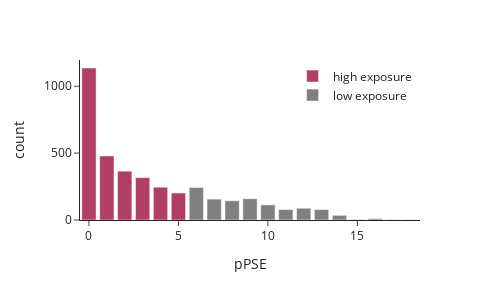
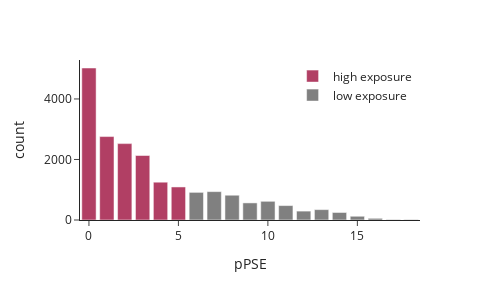
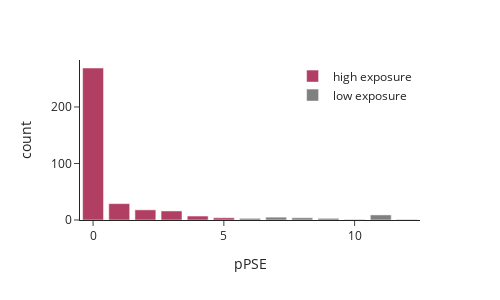
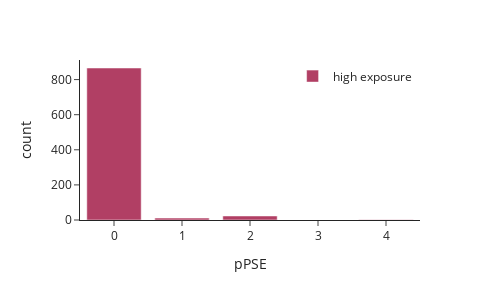

The code cell stored with these charts, in order, in its notebook:
### Code cell
#pPSE for residues which have PTMs
alphafold_ptms=pd.read_csv(r"c:\Users\marga\OneDrive\Desktop\summer project\alphafold_ptms.csv")
# Plot for glu PTMs 
glu_data = alphafold_ptms[alphafold_ptms["Glutathionylation"]==1]
glu_cont_prot= glu_data["protein_id"]
glu_cont_prot.to_csv(r"C:\Users\marga\Desktop\glu_cont_prot.csv")
glu_bincount = np.unique(glu_data['nAA_12_70_pae'].values, return_counts=True)
glu_bincount_df = pd.DataFrame({'pPSE': glu_bincount[0], 'count': glu_bincount[1]})
glu_bincount_df['cutoff'] = np.where(glu_bincount_df.pPSE <= 5, 'high exposure', 'low exposure')
pPSE_cut_glu = px.bar(glu_bincount_df, x='pPSE', y='count', color='cutoff',
                      color_discrete_map={'high exposure': 'rgb(177, 63, 100)', 'low exposure': 'grey'},
                      template="simple_white", width=500, height=300)
pPSE_cut_glu = pPSE_cut_glu.update_layout(legend=dict(title='', yanchor="top", y=0.99, xanchor="right", x=0.99))
config_glu = {'toImageButtonOptions': {'format': 'svg', 'filename': 'pPAE_cutoff_glu'}}
print("Glutathionylation")
pPSE_cut_glu.show(config=config_glu)
# Plot for ox PTM
ox_data = alphafold_ptms[alphafold_ptms["Oxidation"]==1]
ox_bincount = np.unique(ox_data['nAA_12_70_pae'].values, return_counts=True)
ox_bincount_df = pd.DataFrame({'pPSE': ox_bincount[0], 'count': ox_bincount[1]})
ox_bincount_df['cutoff'] = np.where(ox_bincount_df.pPSE <= 5, 'high exposure', 'low exposure')
pPSE_cut_ox = px.bar(ox_bincount_df, x='pPSE', y='count', color='cutoff',
                     color_discrete_map={'high exposure': 'rgb(177, 63, 100)', 'low exposure': 'grey'},
                     template="simple_white", width=500, height=300)
pPSE_cut_ox = pPSE_cut_ox.update_layout(legend=dict(title='', yanchor="top", y=0.99, xanchor="right", x=0.99))
config_ox = {'toImageButtonOptions': {'format': 'svg', 'filename': 'pPAE_cutoff_ox'}}
print("Oxidation")
pPSE_cut_ox.show(config=config_ox)
# Plot for phos PTM
phos_data = alphafold_ptms[(alphafold_ptms['Phosphorylation'] == 1)]
phos_bincount = np.unique(phos_data['nAA_12_70_pae'].values, return_counts=True)
phos_bincount_df = pd.DataFrame({'pPSE': phos_bincount[0], 'count': phos_bincount[1]})
phos_bincount_df['cutoff'] = np.where(phos_bincount_df.pPSE <= 5, 'high exposure', 'low exposure')
pPSE_cut_phos = px.bar(phos_bincount_df, x='pPSE', y='count', color='cutoff',
                     color_discrete_map={'high exposure': 'rgb(177, 63, 100)', 'low exposure': 'grey'},
                     template="simple_white", width=500, height=300)
pPSE_cut_phos = pPSE_cut_phos.update_layout(legend=dict(title='', yanchor="top", y=0.99, xanchor="right", x=0.99))
config_phos = {'toImageButtonOptions': {'format': 'svg', 'filename': 'pPAE_cutoff_phos'}}
print("Phosphorylation")
pPSE_cut_phos.show(config=config_phos)
#N-term carbamyl
carb_data = alphafold_ptms[(alphafold_ptms['Carbamyl'] == 1)]
carb_bincount = np.unique(carb_data['nAA_12_70_pae'].values, return_counts=True)
carb_bincount_df = pd.DataFrame({'pPSE': carb_bincount[0], 'count': carb_bincount[1]})
carb_bincount_df['cutoff'] = np.where(carb_bincount_df.pPSE <= 5, 'high exposure', 'low exposure')
pPSE_cut_carb = px.bar(carb_bincount_df, x='pPSE', y='count', color='cutoff',
                     color_discrete_map={'high exposure': 'rgb(177, 63, 100)', 'low exposure': 'grey'},
                     template="simple_white", width=500, height=300)
pPSE_cut_carb = pPSE_cut_carb.update_layout(legend=dict(title='', yanchor="top", y=0.99, xanchor="right", x=0.99))
config_carb = {'toImageButtonOptions': {'format': 'svg', 'filename': 'pPAE_cutoff_carb'}}
print("Carbamylation")
pPSE_cut_carb.show(config=config_carb)
# nitrosyl
nitro_data = alphafold_ptms[(alphafold_ptms['Nitrosyl'] == 1)]
nitro_bincount = np.unique(nitro_data['nAA_12_70_pae'].values, return_counts=True)
nitro_bincount_df = pd.DataFrame({'pPSE': nitro_bincount[0], 'count': nitro_bincount[1]})
nitro_bincount_df['cutoff'] = np.where(nitro_bincount_df.pPSE <= 5, 'high exposure', 'low exposure')
pPSE_cut_nitro = px.bar(nitro_bincount_df, x='pPSE', y='count', color='cutoff',
                     color_discrete_map={'high exposure': 'rgb(177, 63, 100)', 'low exposure': 'grey'},
                     template="simple_white", width=500, height=300)
pPSE_cut_nitro = pPSE_cut_nitro.update_layout(legend=dict(title='', yanchor="top", y=0.99, xanchor="right", x=0.99))
config_nitro = {'toImageButtonOptions': {'format': 'svg', 'filename': 'pPAE_cutoff_nitro'}}
print("Nitrosylation")
pPSE_cut_nitro.show(config=config_nitro)
# Cysteinylation
cys_data = alphafold_ptms[alphafold_ptms["Cysteinyl"]==1]
cys_bincount = np.unique(cys_data['nAA_12_70_pae'].values, return_counts=True)
cys_bincount_df = pd.DataFrame({'pPSE': cys_bincount[0], 'count': cys_bincount[1]})
cys_bincount_df['cutoff'] = np.where(cys_bincount_df.pPSE <= 5, 'high exposure', 'low exposure')
pPSE_cut_cys = px.bar(cys_bincount_df, x='pPSE', y='count', color='cutoff',
                     color_discrete_map={'high exposure': 'rgb(177, 63, 100)', 'low exposure': 'grey'},
                     template="simple_white", width=500, height=300)
pPSE_cut_cys = pPSE_cut_cys.update_layout(legend=dict(title='', yanchor="top", y=0.99, xanchor="right", x=0.99))
config_cys = {'toImageButtonOptions': {'format': 'svg', 'filename': 'pPAE_cutoff_cys'}}
print("Cysteinylation")
pPSE_cut_cys.show(config=config_cys)

### Figure 1 — Plotly figure (JSON) as saved in the notebook; plotly's stock layout.template omitted (floating-point values rounded to 4 significant figures)
{"data": [{"alignmentgroup": "True", "hovertemplate": "cutoff=high exposure<br>pPSE=%{x}<br>count=%{y}<extra></extra>", "legendgroup": "high exposure", "marker": {"color": "rgb(177, 63, 100)"}, "name": "high exposure", "offsetgroup": "high exposure", "orientation": "v", "showlegend": true, "textposition": "auto", "type": "bar", "x": [0, 1, 2, 3, 4, 5], "xaxis": "x", "y": [1136, 479, 365, 317, 245, 202], "yaxis": "y"}, {"alignmentgroup": "True", "hovertemplate": "cutoff=low exposure<br>pPSE=%{x}<br>count=%{y}<extra></extra>", "legendgroup": "low exposure", "marker": {"color": "grey"}, "name": "low exposure", "offsetgroup": "low exposure", "orientation": "v", "showlegend": true, "textposition": "auto", "type": "bar", "x": [6, 7, 8, 9, 10, 11, 12, 13, 14, 15, 16, 17, 18], "xaxis": "x", "y": [243, 156, 144, 159, 113, 78, 88, 78, 35, 4, 10, 3, 2], "yaxis": "y"}], "layout": {"barmode": "relative", "height": 300, "legend": {"title": {"text": ""}, "tracegroupgap": 0, "x": 0.99, "xanchor": "right", "y": 0.99, "yanchor": "top"}, "margin": {"t": 60}, "width": 500, "xaxis": {"anchor": "y", "domain": [0, 1], "title": {"text": "pPSE"}}, "yaxis": {"anchor": "x", "domain": [0, 1], "title": {"text": "count"}}}}

### Figure 2 — Plotly figure (JSON) as saved in the notebook; plotly's stock layout.template omitted (floating-point values rounded to 4 significant figures)
{"data": [{"alignmentgroup": "True", "hovertemplate": "cutoff=high exposure<br>pPSE=%{x}<br>count=%{y}<extra></extra>", "legendgroup": "high exposure", "marker": {"color": "rgb(177, 63, 100)"}, "name": "high exposure", "offsetgroup": "high exposure", "orientation": "v", "showlegend": true, "textposition": "auto", "type": "bar", "x": [0, 1, 2, 3, 4, 5], "xaxis": "x", "y": [5023, 2757, 2524, 2131, 1249, 1092], "yaxis": "y"}, {"alignmentgroup": "True", "hovertemplate": "cutoff=low exposure<br>pPSE=%{x}<br>count=%{y}<extra></extra>", "legendgroup": "low exposure", "marker": {"color": "grey"}, "name": "low exposure", "offsetgroup": "low exposure", "orientation": "v", "showlegend": true, "textposition": "auto", "type": "bar", "x": [6, 7, 8, 9, 10, 11, 12, 13, 14, 15, 16, 17, 18], "xaxis": "x", "y": [913, 938, 819, 565, 618, 477, 294, 343, 249, 124, 56, 16, 15], "yaxis": "y"}], "layout": {"barmode": "relative", "height": 300, "legend": {"title": {"text": ""}, "tracegroupgap": 0, "x": 0.99, "xanchor": "right", "y": 0.99, "yanchor": "top"}, "margin": {"t": 60}, "width": 500, "xaxis": {"anchor": "y", "domain": [0, 1], "title": {"text": "pPSE"}}, "yaxis": {"anchor": "x", "domain": [0, 1], "title": {"text": "count"}}}}

### Figure 3 — Plotly figure (JSON) as saved in the notebook; plotly's stock layout.template omitted (floating-point values rounded to 4 significant figures)
{"data": [{"alignmentgroup": "True", "hovertemplate": "cutoff=high exposure<br>pPSE=%{x}<br>count=%{y}<extra></extra>", "legendgroup": "high exposure", "marker": {"color": "rgb(177, 63, 100)"}, "name": "high exposure", "offsetgroup": "high exposure", "orientation": "v", "showlegend": true, "textposition": "auto", "type": "bar", "x": [0, 1, 2, 3, 4, 5], "xaxis": "x", "y": [269, 29, 18, 16, 7, 4], "yaxis": "y"}, {"alignmentgroup": "True", "hovertemplate": "cutoff=low exposure<br>pPSE=%{x}<br>count=%{y}<extra></extra>", "legendgroup": "low exposure", "marker": {"color": "grey"}, "name": "low exposure", "offsetgroup": "low exposure", "orientation": "v", "showlegend": true, "textposition": "auto", "type": "bar", "x": [6, 7, 8, 9, 10, 11, 12], "xaxis": "x", "y": [3, 5, 4, 3, 1, 9, 1], "yaxis": "y"}], "layout": {"barmode": "relative", "height": 300, "legend": {"title": {"text": ""}, "tracegroupgap": 0, "x": 0.99, "xanchor": "right", "y": 0.99, "yanchor": "top"}, "margin": {"t": 60}, "width": 500, "xaxis": {"anchor": "y", "domain": [0, 1], "title": {"text": "pPSE"}}, "yaxis": {"anchor": "x", "domain": [0, 1], "title": {"text": "count"}}}}

### Figure 4 — Plotly figure (JSON) as saved in the notebook; plotly's stock layout.template omitted (floating-point values rounded to 4 significant figures)
{"data": [{"alignmentgroup": "True", "hovertemplate": "cutoff=high exposure<br>pPSE=%{x}<br>count=%{y}<extra></extra>", "legendgroup": "high exposure", "marker": {"color": "rgb(177, 63, 100)"}, "name": "high exposure", "offsetgroup": "high exposure", "orientation": "v", "showlegend": true, "textposition": "auto", "type": "bar", "x": [0, 1, 2, 4], "xaxis": "x", "y": [866, 11, 23, 1], "yaxis": "y"}], "layout": {"barmode": "relative", "height": 300, "legend": {"title": {"text": ""}, "tracegroupgap": 0, "x": 0.99, "xanchor": "right", "y": 0.99, "yanchor": "top"}, "margin": {"t": 60}, "width": 500, "xaxis": {"anchor": "y", "domain": [0, 1], "title": {"text": "pPSE"}}, "yaxis": {"anchor": "x", "domain": [0, 1], "title": {"text": "count"}}}}
